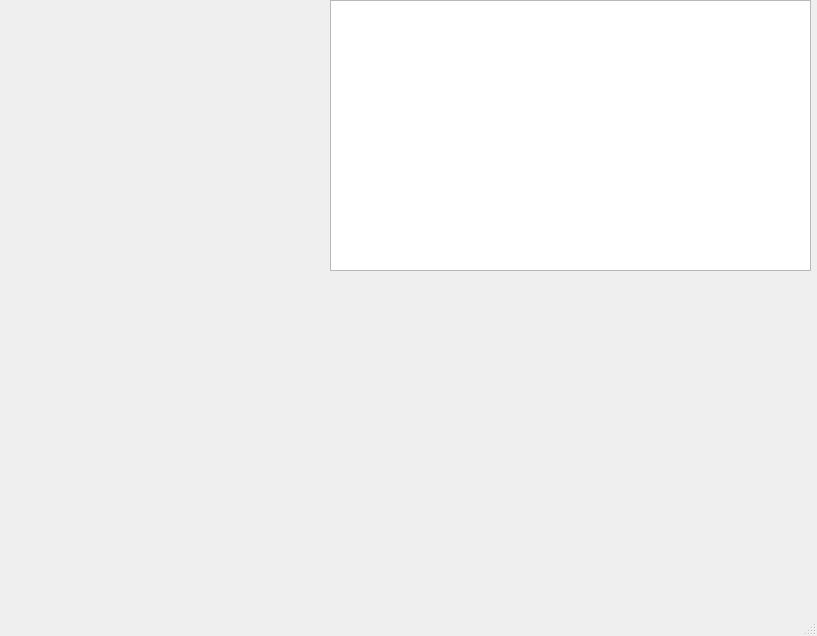
<?xml version="1.0" encoding="UTF-8"?>
<ui version="4.0">
 <class>MainWindow</class>
 <widget class="QMainWindow" name="MainWindow">
  <property name="geometry">
   <rect>
    <x>0</x>
    <y>0</y>
    <width>817</width>
    <height>636</height>
   </rect>
  </property>
  <property name="windowTitle">
   <string>MainWindow</string>
  </property>
  <widget class="QWidget" name="centralwidget">
   <widget class="QWidget" name="horizontalLayoutWidget">
    <property name="geometry">
     <rect>
      <x>330</x>
      <y>0</y>
      <width>481</width>
      <height>271</height>
     </rect>
    </property>
    <layout class="QHBoxLayout" name="horizontalLayout">
     <item>
      <widget class="QTableView" name="tableView"/>
     </item>
    </layout>
   </widget>
   <widget class="QWidget" name="verticalLayoutWidget">
    <property name="geometry">
     <rect>
      <x>0</x>
      <y>0</y>
      <width>331</width>
      <height>271</height>
     </rect>
    </property>
    <layout class="QVBoxLayout" name="verticalLayout"/>
   </widget>
  </widget>
  <widget class="QMenuBar" name="menubar">
   <property name="geometry">
    <rect>
     <x>0</x>
     <y>0</y>
     <width>817</width>
     <height>21</height>
    </rect>
   </property>
  </widget>
  <widget class="QStatusBar" name="statusbar"/>
 </widget>
 <resources/>
 <connections/>
</ui>
